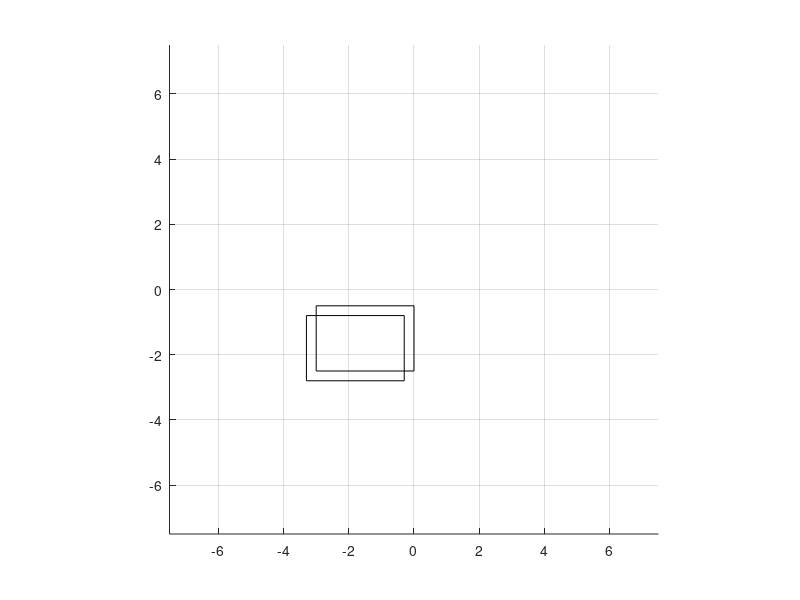

Reproduce this figure in MATLAB. (Note: this script raises an error after producing the figure.)
clc; clear all; close all; color = 'kbgrcmy'; colorVal=1;

numberOfRobots=2;
robot=[ ([-5,   -5, pi/2])
        ([-5, -6.5, pi/2])
        ];
robotT1 = robot;
%positions being input from VREP - these are just DUMMY values, but right
%ones

figure; hold on; grid on;
FLOORSIZE = 7.5; % in meters HALF
axis([-FLOORSIZE FLOORSIZE -FLOORSIZE FLOORSIZE]); axis square;

%Obstacle Info
x0 = -1.5;
y0 = -1.5;
v1=1.5; v2=1;
rectWidth =v1*2;
rectHeight=v2*2;
rectangle('Position',[x0-v1 y0-v2 rectWidth rectHeight]);%,'FaceColor',[1 0 0]);

v1=1.5+(0.6/2); v2=1+(0.6/2);
%Draw a rectangle
rectangle('Position',[x0-v1 y0-v2 rectWidth rectHeight]);%,'FaceColor',[1 0 0]);

A=sqrt(1/(2*((v1)^2)));
B=sqrt(1/(2*((v2)^2)));

ellipse(x0,y0,1/A,1/B);

ra = 1;
rk = zeros(numberOfRobots,1);

fxkdes = ones(numberOfRobots,1);
fykdes = ones(numberOfRobots,1);
% for figure 4
fxkdes = fxkdes.*8;
fykdes = fykdes.*8;

fxkOA = zeros(numberOfRobots,1);
fykOA = zeros(numberOfRobots,1);

xdot = zeros(numberOfRobots,1);
ydot = zeros(numberOfRobots,1);

psi = zeros(numberOfRobots,1);
chi = zeros(numberOfRobots,1);

M=1;
Bz=1;
kd=9;

maxVel=1000;
stopVel=500;
% scalling is done on V-Rep side, here MUST not go above 1000
% for forward and backward movement - 500 is STOP - 0 is BACK full speed
% and 1000 is forward full speed.
% similar for Left (0) and Right(1000)
vrep=remApi('remoteApi');
vrep.simxFinish(-1);
clientID=vrep.simxStart('127.0.0.1',19999,true,true,5000,5);
if (clientID>-1)
    disp('Connected to remote API server');
else
    disp('Failed connecting to remote API server');
end
%=================================================
[~,r1_handle]=vrep.simxGetObjectHandle(clientID,'youBot#', vrep.simx_opmode_blocking);
[~,r2_handle]=vrep.simxGetObjectHandle(clientID,'youBot#0', vrep.simx_opmode_blocking);
% [~,r3_handle]=vrep.simxGetObjectHandle(clientID,'youBot#1', vrep.simx_opmode_blocking);
% [~,r4_handle]=vrep.simxGetObjectHandle(clientID,'youBot#2', vrep.simx_opmode_blocking);
r_handle = [r1_handle r2_handle]; % r3_handle r4_handle];

xyz = zeros(2,3);
eAngle = zeros(2,3);
pose = zeros(2,3);
for i=1:numberOfRobots
    [~,xyz(i,:)]=vrep.simxGetObjectPosition(clientID, r_handle(i), -1, vrep.simx_opmode_blocking);
    [~,eAngle(i,:)]=vrep.simxGetObjectOrientation(clientID,r_handle(i), -1, vrep.simx_opmode_blocking);
    pose(i,:) = [xyz(i,1) xyz(i,2) atan2(sin(eAngle(i,3)), cos(eAngle(i,3)))];
    
    x = pose(i,1);
    y = pose(i,2);
    theta=pose(i,3) + (pi/2);

    robot(i,:) = [x y theta];
end

% Create Animated Line Objects for Each robot, different colors
robotTrajectory = animatedline('Color',color(colorVal),'LineWidth',2);
for i = 1: numberOfRobots-1
   colorVal = colorVal+1;
   if(colorVal>7)
       colorVal=1;
   end
   robotTrajectory = [robotTrajectory;animatedline('Color',color(colorVal),'LineWidth',2)];
end

for i=1:numberOfRobots
    circle(robot(i,1),robot(i,2),0.2,2);
end


t = 0;
MAX_TIME = 200;
zed = zeros(MAX_TIME,numberOfRobots*2);
% xdot1, ydot1, xdot2, ydot2
while t<MAX_TIME
    t = t+1;
    
    for i=1:numberOfRobots
        [~,xyz(i,:)]=vrep.simxGetObjectPosition(clientID, r_handle(i), -1, vrep.simx_opmode_blocking);
        [~,eAngle(i,:)]=vrep.simxGetObjectOrientation(clientID,r_handle(i), -1, vrep.simx_opmode_blocking);
        pose(i,:) = [xyz(i,1) xyz(i,2) atan2(sin(eAngle(i,3)), cos(eAngle(i,3)))];

        x = pose(i,1);
        y = pose(i,2);
        theta=pose(i,3) + (pi/2);

        robot(i,:) = [x y theta];
        robotT1(i,:) = robot(i,:);
        addpoints(robotTrajectory(i),x,y);
        drawnow
    end    
    
    for i=1:numberOfRobots
        xk = robot(i,1);
        yk = robot(i,2);
        
        chi(i)=atan2(y0-yk,x0-xk);
        psi(i) = atan2(robot(i,2)-robotT1(i,2),robot(i,1)-robotT1(i,1));

        if(mod(psi(i)-chi(i),2*pi)<=pi)
            fxkrc  =  (B/A)*(yk-y0);
            fykrc  = -(A/B)*(xk-x0);            
            fxkr   = fxkrc;
            fykr   = fykrc;
        else
            fxkrcc = -(B/A)*(yk-y0);
            fykrcc =  (A/B)*(xk-x0);
            fxkr   = fxkrcc;
            fykr   = fykrcc;
        end
        
        if(i==4)
            zed
        end
        
        fxkrn = fxkr/norm([fxkr;fykr]);
        fykrn = fykr/norm([fxkr;fykr]);

        rk(i) =sqrt(((A^2*(xk-x0)^2+B^2*(yk-y0)^2-1)));
        if(rk(i)<=ra)
            fxkOA(i) = fxkdes(i) + ((g(fxkdes(i),fykdes(i))*fxkrn)/rk(i)^2)*((1/rk(i))-(1/ra));
            fykOA(i) = fykdes(i) + ((g(fxkdes(i),fykdes(i))*fykrn)/rk(i)^2)*((1/rk(i))-(1/ra));
        else
            fxkOA(i) = fxkdes(i);
            fykOA(i) = fykdes(i);
        end
        
%         if(abs(fxkOA(i))>FORCE_MAX)
%             fxkOA(i)=(fxkOA(i)/abs(fxkOA(i)))*FORCE_MAX;
%         end
%         if(abs(fykOA(i))>FORCE_MAX)
%             fykOA(i)=(fykOA(i)/abs(fykOA(i)))*FORCE_MAX;
%         end

        fx = @(t,x) [x(2); (fxkOA(i)-(Bz+kd)*x(2))/M];
        [T,X]=ode45(fx,[0,0.05],[xk;xdot(i)]);
        [m,z] = size(X);
        xk=X(m,1);
        xdot(i)=X(m,2);

        fy = @(t,y) [y(2); (fykOA(i)-(Bz+kd)*y(2))/M];
        [T,Y]=ode45(fy,[0,0.05],[yk;ydot(i)]);
        [m,z] = size(Y);
        yk=Y(m,1);
        ydot(i)=Y(m,2);
        
        % xdot1, ydot1, xdot2, ydot2
        if(i==1)
            zed(t,1) = xdot(i);
            zed(t,2) = ydot(i);
        end
        if(i==2)
            zed(t,3) = xdot(i);
            zed(t,4) = ydot(i);
        end
    end
    
    for i=1:numberOfRobots
        mult = 80;
        if(i==1)
            vX = stopVel+zed(t,1)*mult;
            vY = stopVel+zed(t,2)*mult;
        end
        if(i==2)
            vX = stopVel+zed(t,3)*mult;
            vY = stopVel+zed(t,4)*mult;
        end        
        [res Ints Floats Strings Buffer]=vrep.simxCallScriptFunction(clientID,'remoteApiCommandServer',vrep.sim_scripttype_childscript,'setVelocity_function',[i vX vY],[],'',[],vrep.simx_opmode_blocking);
    end
    t
    zed(t,:)
end

for i=1:numberOfRobots
    circle(robot(i,1),robot(i,2),0.2,4);
end

for i=1:numberOfRobots
    vX = stopVel;
    vY = stopVel;
    [res Ints Floats Strings Buffer]=vrep.simxCallScriptFunction(clientID,'remoteApiCommandServer',vrep.sim_scripttype_childscript,'setVelocity_function',[i vX vY],[],'',[],vrep.simx_opmode_blocking);
end